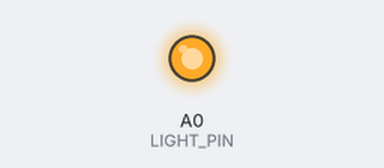
The sketch below on a simulated Arduino Uno, built with avr-gcc and run on an emulated ATmega328P. Shown: output pins drawn as LEDs (lit = HIGH).

Above: at 0.1 s.
Timing chart, 0 to 1.6 s (numbered marks = the images above):
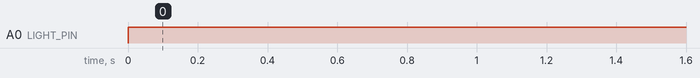

The sketch:

henry_s_first_project.ino
```cpp
int LIGHT_PIN = A0;

void setup() {
  pinMode(LIGHT_PIN, OUTPUT);
}

void loop() {
  digitalWrite(LIGHT_PIN, HIGH);
}
```

Measured:
- by itself, A0 (LIGHT_PIN): LOW → HIGH at 0.00 s
